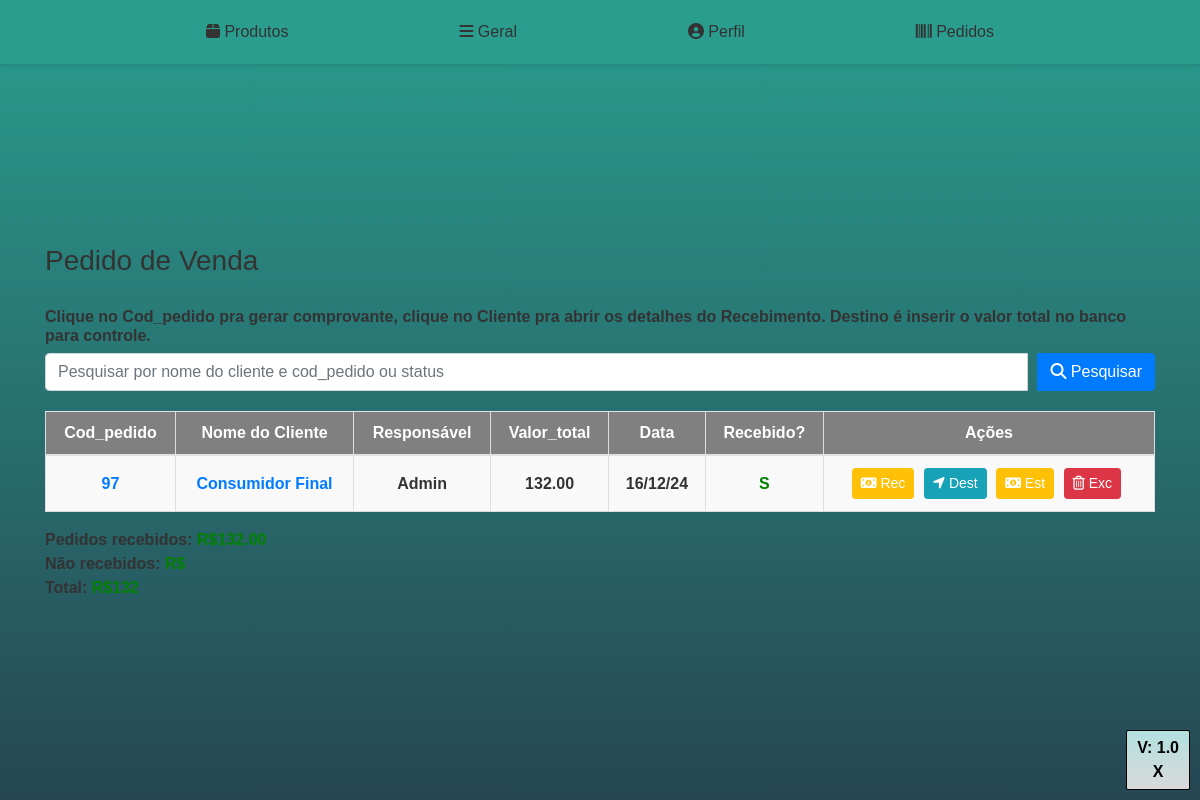
Screenshot of /lista_pedidos.php (signed in) with the database file from the repository.
### tables this page shows
CREATE TABLE `pedidos` (
  `codigo_pedido` int(11) NOT NULL,
  `nome_cliente` varchar(100) NOT NULL,
  `responsavel_pedido` varchar(150) DEFAULT NULL,
  `observacoes` text DEFAULT NULL,
  `valor_total` decimal(10,2) NOT NULL,
  `data` date NOT NULL,
  `deletado` char(1) DEFAULT NULL,
  `id_reg_delet` int(5) DEFAULT NULL,
  `pago` char(1) DEFAULT NULL,
  `banco_receb` varchar(45) DEFAULT NULL,
  `fm_pag` varchar(45) DEFAULT NULL
);

### validacao.php (called while the page is built, shortened)
<?php
include_once 'conexao.php';
$usuarioLogado = $_SESSION["usuario"];
$sql = "SELECT NivelUsuario FROM usuario WHERE IdUsuario = $usuarioLogado AND Status = 'Ativo'";
$retorno = mysqli_query($conexao, $sql);
$array = mysqli_fetch_array($retorno);
$nivel = $array['NivelUsuario'];
?>

### iniciar_sessao.php (called while the page is built, shortened)
<?php
include_once('conexao.php');
include_once 'validacao.php';
?>

### lista_pedidos.php (the view, shortened to what this page needs)
<?php
include_once 'iniciar_sessao.php';
include_once 'head.php';
?>
<!DOCTYPE html>
<html lang="en">
<head>
</head>
<body>
    <?php include_once('menu.php'); ?>
    <div class="container">
        <h3 style="margin-bottom:30px">Pedido de Venda</h3>
        <h6><b>Clique no Cod_pedido pra gerar comprovante, clique no Cliente pra abrir os detalhes do Recebimento.
                Destino é inserir o valor total no banco para controle.</h6>
        <form method="GET" action="" style="margin-bottom: 20px;">
            <div class="input-group">
                <input type="text" class="form-control"
                    placeholder="Pesquisar por nome do cliente e cod_pedido ou status" name="pesquisar"
                    value="<?= isset($_GET['pesquisar']) ? $_GET['pesquisar'] : '' ?>">
                <div class="input-group-append">
                    <button class="btn btn-primary" type="submit"><i class="fas fa-search"></i> Pesquisar</button>
                </div>
            </div>
        </form>
        <?php
        include_once 'conexao.php';
        $registrosPorPagina = 20;
        $paginaAtual = isset($_GET['pagina']) ? $_GET['pagina'] : 1;
        $offset = ($paginaAtual - 1) * $registrosPorPagina;
        $pesquisar = isset($_GET['pesquisar']) ? $_GET['pesquisar'] : '';
        $sql = "SELECT codigo_pedido, nome_cliente, responsavel_pedido, observacoes, valor_total, data, pago FROM `pedidos` WHERE (codigo_pedido LIKE '%$pesquisar%' OR nome_cliente LIKE '%$pesquisar%' OR pago LIKE '%$pesquisar%') AND deletado = 'N' LIMIT $offset, $registrosPorPagina";
        $retorno = mysqli_query($conexao, $sql);
        ?>
        <table class="table">
            <thead>
                <tr>
                    <th scope="col">Cod_pedido</th>
                    <th scope="col">Nome do Cliente</th>
                    <th scope="col">Responsável</th>
                    <th scope="col">Valor_total</th>
                    <th scope="col">Data</th>
                    <th scope="col">Recebido?</th>
                    <th scope="col">Ações</th>
                </tr>
            </thead>
            <tbody>
                <?php
                while ($array = mysqli_fetch_array($retorno, MYSQLI_ASSOC)) {
                    $codigo_pedido = $array['codigo_pedido'];
                    $nome_cliente = $array['nome_cliente'];
                    $responsavel_pedido = $array['responsavel_pedido'];
                    $valor_total = $array['valor_total'];
                    $data = $array['data'];
                    $pago = $array['pago'];
                    ?>
                    <tr>
                        <td>
                            <a href="detalhes_pedido.php?codigo_pedido=<?= $codigo_pedido ?>" target="blank">
                                <?= $codigo_pedido ?>
                            </a>
                        </td>
                        <td>
                            <a href="info_recebimento.php?codigo_pedido=<?= $codigo_pedido ?>">
                                <?= $nome_cliente ?>
                            </a>
                        </td>
                        <td>
                            <?= $responsavel_pedido ?>
                        </td>
                        <td>
                            <?= $valor_total ?>
                        </td>
                        <td>
                            <?php
                            $data_emissao_original = $data;
                            $timestamp = strtotime($data_emissao_original);
                            $data_emissao_formatada = date("d/m/y", $timestamp);
                            echo $data_emissao_formatada;
                            ?>
                        </td>
                        <td>
                            <?php
                            if ($pago == 'S') {
                                echo "<span class='pago-azul'>$pago</span>";
                            } elseif ($pago == 'N') {
                                echo "<span class='nao-pago-vermelho'>$pago</span>";
                            } else {
                                echo $pago;
                            }
                            ?>
                        </td>
                        <td>
                            <a class="btn-editar btn btn-sm btn-warning"
                                href="pedido_recebido.php?codigo_pedido=<?= $codigo_pedido ?>"
                                onclick="return confirm('Tem certeza de que deseja receber este pedido?')" role="button"><i
                                    class="fa fa-money"></i> Rec</a>
                            <a class="btn-editar btn btn-sm btn-info"
                                href="escolher_destino.php?codigo_pedido=<?= $codigo_pedido ?>&valor_total=<?= $valor_total ?>"
                                role="button">
                                <i class="fa fa-location-arrow"></i> Dest
                            </a>
                            <a class="btn-editar btn btn-sm btn-warning"
                                href="estornar_pedido.php?codigo_pedido=<?= $codigo_pedido ?>"
                                onclick="return confirm('Tem certeza de que deseja estornar este pedido?')" role="button"><i
                                    class="fa fa-money"></i> Est</a>
                            <?php if ($nivel == 1) { ?>
                                <a class="btn-editar btn btn-sm btn-danger"
                                    href="excluir_pedido_venda.php?codigo_pedido=<?= $codigo_pedido ?>"
                                    onclick="return confirm('Tem certeza de que deseja excluir este pedido?')" role="button">
                                    <i class="far fa-trash-alt"></i> Exc</a>
                            </td>
                        <?php } else
                                echo "Sem acesso";
                            ?>
                    </tr>
                <?php } ?>
            </tbody>
        </table>
        <?php
        include_once 'conexao.php';
        $sql2 = "SELECT SUM(valor_total) AS total FROM pedidos
         WHERE (codigo_pedido LIKE '%$pesquisar%'
                OR nome_cliente LIKE '%$pesquisar%'
                OR responsavel_pedido LIKE '%$pesquisar%'
                OR observacoes LIKE '%$pesquisar%'
                OR data LIKE '%$pesquisar%')
                AND pago = 'S'
                AND deletado = 'N'";
        $retorno2 = mysqli_query($conexao, $sql2);
        if ($retorno2) {
            $resultado = mysqli_fetch_assoc($retorno2);
            $total1 = $resultado['total'];
            echo "<b> Pedidos recebidos: <font color='green'>R$" . $total1 . "</font></b>";
        } else {
            echo "Erro ao executar a consulta SQL: " . mysqli_error($conexao);
        }
        ?>
        <br>
        <?php
        include_once 'conexao.php';
        $sql2 = "SELECT SUM(valor_total) AS total FROM pedidos
         WHERE (codigo_pedido LIKE '%$pesquisar%'
                OR nome_cliente LIKE '%$pesquisar%'
                OR responsavel_pedido LIKE '%$pesquisar%'
                OR observacoes LIKE '%$pesquisar%'
                OR data LIKE '%$pesquisar%')
                AND pago = 'N'
                AND deletado = 'N'";
        $retorno2 = mysqli_query($conexao, $sql2);
        if ($retorno2) {
            $resultado = mysqli_fetch_assoc($retorno2);
            $total2 = $resultado['total'];
            echo "<b> Não recebidos: <font color='green'>R$" . $total2 . "</font></b> <br>";
        } else {
            echo "Erro ao executar a consulta SQL: " . mysqli_error($conexao);
        }
        $total_valor = $total1 + $total2;
        echo "<b> Total: <font color='green'>R$" . $total_valor . "</font></b> <br>";
        ?>
    </div>
</body>
</html>

### css/estilo.css (style rules this page uses)
.btn-editar { color: #fff !important; }

### lista_pedidos.php (style rules this page uses)
.container { padding-top: 20px; }
.form-control { width: 300px; display: inline-block; }
.btn-primary { margin-left: 10px; }
.table { margin-top: 20px; }
.table th, .table td { vertical-align: middle; }
.btn-editar { margin-right: 5px; }
body { background: linear-gradient(to bottom, #4daaaa, #a7a4a4); color: black; font-family: Arial, sans-serif; margin: 0; padding: 20px; min-height: 100vh; box-sizing: border-box; display: flex; flex-direction: column; justify-content: center; }
th, td { padding: 10px; border: 1px solid #ddd; }
th { background-color: grey; color: white; font-weight: bold; text-align: center; }
td { background-color: #f9f9f9; font-weight: bold; text-align: center; }
th, tr, td { text-align: center; font-weight: bold; border: 1px solid #ddd; }
.pago-azul { color: green; }

### menu.php (style rules this page uses)
body { font-family: 'Arial', sans-serif; margin: 0; padding: 0; background: linear-gradient(to bottom, #2a9d8f, #264653); color: #333; font-weight: bold; }

### rows the page displays
pedidos: codigo_pedido "97", nome_cliente "Consumidor Final", responsavel_pedido "Admin", valor_total "132.00", data "16/12/24", pago "S"
